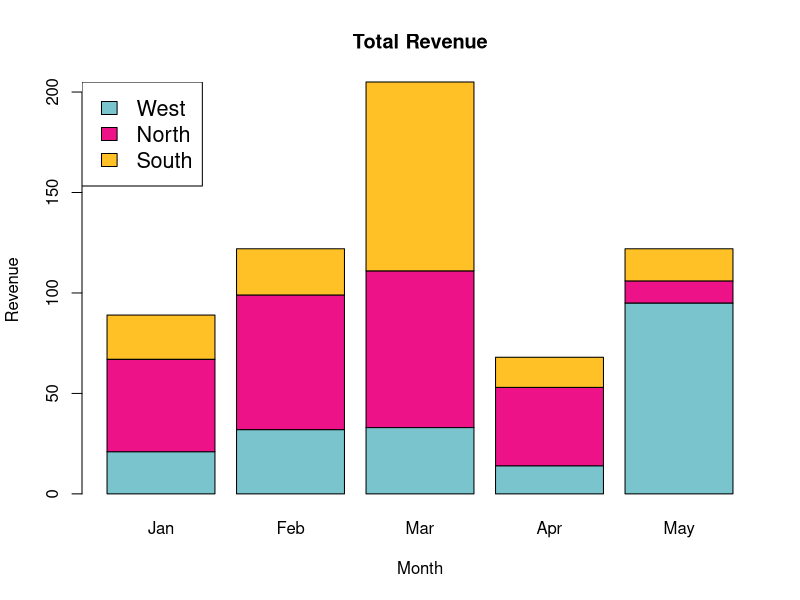

Source code (R):
library(RColorBrewer)

months <- c("Jan", "Feb", "Mar", "Apr", "May")
regions <- c("West", "North", "South")

Values <- matrix(c(21, 32, 33, 14, 95, 46, 67, 78, 39, 11, 22, 23, 94, 15, 16), nrow = 3, ncol = 5, byrow = TRUE)

png(file = "D:/data handling/expp8.png")

barplot(Values, main = "Total Revenue", names.arg = months, xlab = "Month", ylab = "Revenue", col = c("cadetblue3", "deeppink2", "goldenrod1"))

legend("topleft", regions, cex = 1.3, fill = c("cadetblue3", "deeppink2", "goldenrod1"))

dev.off()
